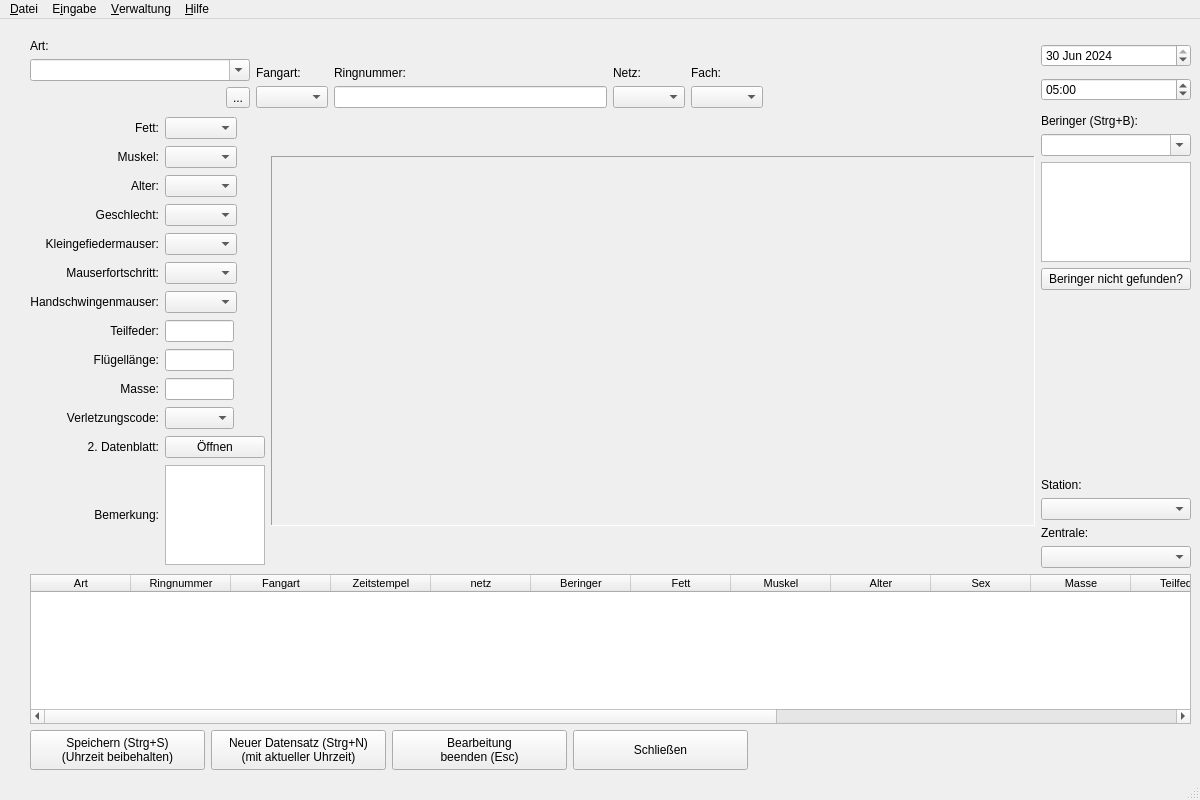
<?xml version="1.0" encoding="UTF-8"?>
<ui version="4.0">
 <class>MainWindow</class>
 <widget class="QMainWindow" name="MainWindow">
  <property name="geometry">
   <rect>
    <x>0</x>
    <y>0</y>
    <width>1200</width>
    <height>800</height>
   </rect>
  </property>
  <property name="sizePolicy">
   <sizepolicy hsizetype="Expanding" vsizetype="Expanding">
    <horstretch>0</horstretch>
    <verstretch>0</verstretch>
   </sizepolicy>
  </property>
  <property name="maximumSize">
   <size>
    <width>1200</width>
    <height>800</height>
   </size>
  </property>
  <property name="windowTitle">
   <string>MainWindow</string>
  </property>
  <widget class="QWidget" name="centralwidget">
   <property name="sizePolicy">
    <sizepolicy hsizetype="Expanding" vsizetype="Expanding">
     <horstretch>0</horstretch>
     <verstretch>0</verstretch>
    </sizepolicy>
   </property>
   <widget class="QWidget" name="widgetEingabe" native="true">
    <property name="geometry">
     <rect>
      <x>0</x>
      <y>0</y>
      <width>1191</width>
      <height>751</height>
     </rect>
    </property>
    <property name="maximumSize">
     <size>
      <width>1200</width>
      <height>16777215</height>
     </size>
    </property>
    <widget class="QWidget" name="layoutWidget">
     <property name="geometry">
      <rect>
       <x>30</x>
       <y>20</y>
       <width>1161</width>
       <height>731</height>
      </rect>
     </property>
     <layout class="QVBoxLayout" name="verticalLayout_8">
      <item>
       <layout class="QGridLayout" name="gridLayout_2">
        <item row="2" column="0">
         <layout class="QGridLayout" name="gridLayout_3">
          <property name="verticalSpacing">
           <number>4</number>
          </property>
          <item row="2" column="1">
           <widget class="QComboBox" name="CMB_alter">
            <property name="sizePolicy">
             <sizepolicy hsizetype="Maximum" vsizetype="Fixed">
              <horstretch>0</horstretch>
              <verstretch>0</verstretch>
             </sizepolicy>
            </property>
            <property name="editable">
             <bool>false</bool>
            </property>
            <property name="insertPolicy">
             <enum>QComboBox::NoInsert</enum>
            </property>
           </widget>
          </item>
          <item row="8" column="1">
           <widget class="QLineEdit" name="INP_fluegellaenge">
            <property name="sizePolicy">
             <sizepolicy hsizetype="Maximum" vsizetype="Fixed">
              <horstretch>0</horstretch>
              <verstretch>0</verstretch>
             </sizepolicy>
            </property>
            <property name="maximumSize">
             <size>
              <width>69</width>
              <height>16777215</height>
             </size>
            </property>
           </widget>
          </item>
          <item row="2" column="0">
           <widget class="QLabel" name="label_6">
            <property name="sizePolicy">
             <sizepolicy hsizetype="Minimum" vsizetype="Preferred">
              <horstretch>0</horstretch>
              <verstretch>0</verstretch>
             </sizepolicy>
            </property>
            <property name="text">
             <string>Alter:</string>
            </property>
            <property name="alignment">
             <set>Qt::AlignRight|Qt::AlignTrailing|Qt::AlignVCenter</set>
            </property>
           </widget>
          </item>
          <item row="5" column="0">
           <widget class="QLabel" name="label_9">
            <property name="sizePolicy">
             <sizepolicy hsizetype="Minimum" vsizetype="Preferred">
              <horstretch>0</horstretch>
              <verstretch>0</verstretch>
             </sizepolicy>
            </property>
            <property name="text">
             <string>Mauserfortschritt:</string>
            </property>
            <property name="alignment">
             <set>Qt::AlignRight|Qt::AlignTrailing|Qt::AlignVCenter</set>
            </property>
           </widget>
          </item>
          <item row="0" column="0">
           <widget class="QLabel" name="label_4">
            <property name="sizePolicy">
             <sizepolicy hsizetype="Minimum" vsizetype="Fixed">
              <horstretch>0</horstretch>
              <verstretch>0</verstretch>
             </sizepolicy>
            </property>
            <property name="layoutDirection">
             <enum>Qt::LeftToRight</enum>
            </property>
            <property name="text">
             <string>Fett:</string>
            </property>
            <property name="scaledContents">
             <bool>false</bool>
            </property>
            <property name="alignment">
             <set>Qt::AlignRight|Qt::AlignTrailing|Qt::AlignVCenter</set>
            </property>
            <property name="openExternalLinks">
             <bool>false</bool>
            </property>
           </widget>
          </item>
          <item row="7" column="1">
           <widget class="QLineEdit" name="INP_teilfeder">
            <property name="sizePolicy">
             <sizepolicy hsizetype="Maximum" vsizetype="Fixed">
              <horstretch>0</horstretch>
              <verstretch>0</verstretch>
             </sizepolicy>
            </property>
            <property name="maximumSize">
             <size>
              <width>69</width>
              <height>16777215</height>
             </size>
            </property>
           </widget>
          </item>
          <item row="3" column="1">
           <widget class="QComboBox" name="CMB_sex">
            <property name="sizePolicy">
             <sizepolicy hsizetype="Maximum" vsizetype="Fixed">
              <horstretch>0</horstretch>
              <verstretch>0</verstretch>
             </sizepolicy>
            </property>
            <property name="contextMenuPolicy">
             <enum>Qt::NoContextMenu</enum>
            </property>
            <property name="editable">
             <bool>false</bool>
            </property>
            <property name="insertPolicy">
             <enum>QComboBox::NoInsert</enum>
            </property>
           </widget>
          </item>
          <item row="4" column="1">
           <widget class="QComboBox" name="CMB_mauser1">
            <property name="sizePolicy">
             <sizepolicy hsizetype="Maximum" vsizetype="Fixed">
              <horstretch>0</horstretch>
              <verstretch>0</verstretch>
             </sizepolicy>
            </property>
            <property name="editable">
             <bool>false</bool>
            </property>
            <property name="insertPolicy">
             <enum>QComboBox::NoInsert</enum>
            </property>
           </widget>
          </item>
          <item row="10" column="0">
           <widget class="QLabel" name="label_20">
            <property name="sizePolicy">
             <sizepolicy hsizetype="Minimum" vsizetype="Preferred">
              <horstretch>0</horstretch>
              <verstretch>0</verstretch>
             </sizepolicy>
            </property>
            <property name="text">
             <string>Verletzungscode:</string>
            </property>
            <property name="alignment">
             <set>Qt::AlignRight|Qt::AlignTrailing|Qt::AlignVCenter</set>
            </property>
           </widget>
          </item>
          <item row="1" column="1">
           <widget class="QComboBox" name="CMB_muskel">
            <property name="sizePolicy">
             <sizepolicy hsizetype="Maximum" vsizetype="Fixed">
              <horstretch>0</horstretch>
              <verstretch>0</verstretch>
             </sizepolicy>
            </property>
            <property name="editable">
             <bool>false</bool>
            </property>
            <property name="insertPolicy">
             <enum>QComboBox::NoInsert</enum>
            </property>
           </widget>
          </item>
          <item row="6" column="0">
           <widget class="QLabel" name="label_10">
            <property name="sizePolicy">
             <sizepolicy hsizetype="Minimum" vsizetype="Preferred">
              <horstretch>0</horstretch>
              <verstretch>0</verstretch>
             </sizepolicy>
            </property>
            <property name="text">
             <string>Handschwingenmauser:</string>
            </property>
            <property name="alignment">
             <set>Qt::AlignRight|Qt::AlignTrailing|Qt::AlignVCenter</set>
            </property>
           </widget>
          </item>
          <item row="0" column="1">
           <widget class="QComboBox" name="CMB_fett">
            <property name="sizePolicy">
             <sizepolicy hsizetype="Maximum" vsizetype="Fixed">
              <horstretch>0</horstretch>
              <verstretch>0</verstretch>
             </sizepolicy>
            </property>
            <property name="editable">
             <bool>false</bool>
            </property>
            <property name="insertPolicy">
             <enum>QComboBox::NoInsert</enum>
            </property>
           </widget>
          </item>
          <item row="5" column="1">
           <widget class="QComboBox" name="CMB_mauser2">
            <property name="sizePolicy">
             <sizepolicy hsizetype="Maximum" vsizetype="Fixed">
              <horstretch>0</horstretch>
              <verstretch>0</verstretch>
             </sizepolicy>
            </property>
            <property name="editable">
             <bool>false</bool>
            </property>
            <property name="insertPolicy">
             <enum>QComboBox::NoInsert</enum>
            </property>
           </widget>
          </item>
          <item row="9" column="1">
           <widget class="QLineEdit" name="INP_masse">
            <property name="sizePolicy">
             <sizepolicy hsizetype="Maximum" vsizetype="Fixed">
              <horstretch>0</horstretch>
              <verstretch>0</verstretch>
             </sizepolicy>
            </property>
            <property name="maximumSize">
             <size>
              <width>69</width>
              <height>16777215</height>
             </size>
            </property>
           </widget>
          </item>
          <item row="10" column="1">
           <widget class="QComboBox" name="CMB_verletzungscode">
            <property name="maximumSize">
             <size>
              <width>69</width>
              <height>16777215</height>
             </size>
            </property>
           </widget>
          </item>
          <item row="7" column="0">
           <widget class="QLabel" name="label_13">
            <property name="sizePolicy">
             <sizepolicy hsizetype="Minimum" vsizetype="Preferred">
              <horstretch>0</horstretch>
              <verstretch>0</verstretch>
             </sizepolicy>
            </property>
            <property name="text">
             <string>Teilfeder:</string>
            </property>
            <property name="alignment">
             <set>Qt::AlignRight|Qt::AlignTrailing|Qt::AlignVCenter</set>
            </property>
           </widget>
          </item>
          <item row="3" column="0">
           <widget class="QLabel" name="label_7">
            <property name="sizePolicy">
             <sizepolicy hsizetype="Minimum" vsizetype="Preferred">
              <horstretch>0</horstretch>
              <verstretch>0</verstretch>
             </sizepolicy>
            </property>
            <property name="contextMenuPolicy">
             <enum>Qt::ActionsContextMenu</enum>
            </property>
            <property name="toolTip">
             <string notr="true"/>
            </property>
            <property name="text">
             <string>Geschlecht:</string>
            </property>
            <property name="alignment">
             <set>Qt::AlignRight|Qt::AlignTrailing|Qt::AlignVCenter</set>
            </property>
           </widget>
          </item>
          <item row="4" column="0">
           <widget class="QLabel" name="label_8">
            <property name="sizePolicy">
             <sizepolicy hsizetype="Minimum" vsizetype="Preferred">
              <horstretch>0</horstretch>
              <verstretch>0</verstretch>
             </sizepolicy>
            </property>
            <property name="text">
             <string>Kleingefiedermauser:</string>
            </property>
            <property name="alignment">
             <set>Qt::AlignRight|Qt::AlignTrailing|Qt::AlignVCenter</set>
            </property>
           </widget>
          </item>
          <item row="12" column="1">
           <widget class="QPlainTextEdit" name="PTE_bemerkung">
            <property name="sizePolicy">
             <sizepolicy hsizetype="Maximum" vsizetype="Expanding">
              <horstretch>0</horstretch>
              <verstretch>0</verstretch>
             </sizepolicy>
            </property>
            <property name="maximumSize">
             <size>
              <width>100</width>
              <height>100</height>
             </size>
            </property>
            <property name="tabChangesFocus">
             <bool>true</bool>
            </property>
            <property name="plainText">
             <string notr="true"/>
            </property>
           </widget>
          </item>
          <item row="8" column="0">
           <widget class="QLabel" name="label_14">
            <property name="sizePolicy">
             <sizepolicy hsizetype="Minimum" vsizetype="Preferred">
              <horstretch>0</horstretch>
              <verstretch>0</verstretch>
             </sizepolicy>
            </property>
            <property name="text">
             <string>Flügellänge:</string>
            </property>
            <property name="alignment">
             <set>Qt::AlignRight|Qt::AlignTrailing|Qt::AlignVCenter</set>
            </property>
           </widget>
          </item>
          <item row="1" column="0">
           <widget class="QLabel" name="label_5">
            <property name="sizePolicy">
             <sizepolicy hsizetype="Minimum" vsizetype="Preferred">
              <horstretch>0</horstretch>
              <verstretch>0</verstretch>
             </sizepolicy>
            </property>
            <property name="text">
             <string>Muskel:</string>
            </property>
            <property name="alignment">
             <set>Qt::AlignRight|Qt::AlignTrailing|Qt::AlignVCenter</set>
            </property>
           </widget>
          </item>
          <item row="12" column="0">
           <widget class="QLabel" name="label_16">
            <property name="sizePolicy">
             <sizepolicy hsizetype="Minimum" vsizetype="Preferred">
              <horstretch>0</horstretch>
              <verstretch>0</verstretch>
             </sizepolicy>
            </property>
            <property name="text">
             <string>Bemerkung:</string>
            </property>
            <property name="alignment">
             <set>Qt::AlignRight|Qt::AlignTrailing|Qt::AlignVCenter</set>
            </property>
           </widget>
          </item>
          <item row="6" column="1">
           <widget class="QComboBox" name="CMB_mauser3">
            <property name="sizePolicy">
             <sizepolicy hsizetype="Maximum" vsizetype="Fixed">
              <horstretch>0</horstretch>
              <verstretch>0</verstretch>
             </sizepolicy>
            </property>
            <property name="editable">
             <bool>false</bool>
            </property>
            <property name="insertPolicy">
             <enum>QComboBox::NoInsert</enum>
            </property>
           </widget>
          </item>
          <item row="9" column="0">
           <widget class="QLabel" name="label_15">
            <property name="sizePolicy">
             <sizepolicy hsizetype="Minimum" vsizetype="Preferred">
              <horstretch>0</horstretch>
              <verstretch>0</verstretch>
             </sizepolicy>
            </property>
            <property name="text">
             <string>Masse:</string>
            </property>
            <property name="alignment">
             <set>Qt::AlignRight|Qt::AlignTrailing|Qt::AlignVCenter</set>
            </property>
           </widget>
          </item>
          <item row="11" column="1">
           <widget class="QPushButton" name="BTN_datenblatt_zwei">
            <property name="text">
             <string>Öffnen</string>
            </property>
           </widget>
          </item>
          <item row="11" column="0">
           <widget class="QLabel" name="label_21">
            <property name="text">
             <string>2. Datenblatt:</string>
            </property>
            <property name="alignment">
             <set>Qt::AlignRight|Qt::AlignTrailing|Qt::AlignVCenter</set>
            </property>
           </widget>
          </item>
         </layout>
        </item>
        <item row="2" column="2">
         <layout class="QVBoxLayout" name="verticalLayout_6">
          <item>
           <widget class="QLabel" name="label_17">
            <property name="sizePolicy">
             <sizepolicy hsizetype="Maximum" vsizetype="Preferred">
              <horstretch>0</horstretch>
              <verstretch>0</verstretch>
             </sizepolicy>
            </property>
            <property name="maximumSize">
             <size>
              <width>150</width>
              <height>16777215</height>
             </size>
            </property>
            <property name="text">
             <string>Beringer (Strg+B):</string>
            </property>
           </widget>
          </item>
          <item>
           <widget class="QComboBox" name="CMB_beringer">
            <property name="sizePolicy">
             <sizepolicy hsizetype="Maximum" vsizetype="Fixed">
              <horstretch>0</horstretch>
              <verstretch>0</verstretch>
             </sizepolicy>
            </property>
            <property name="maximumSize">
             <size>
              <width>150</width>
              <height>16777215</height>
             </size>
            </property>
            <property name="focusPolicy">
             <enum>Qt::ClickFocus</enum>
            </property>
            <property name="editable">
             <bool>true</bool>
            </property>
            <property name="insertPolicy">
             <enum>QComboBox::NoInsert</enum>
            </property>
           </widget>
          </item>
          <item>
           <widget class="QListWidget" name="LST_letzte_beringer">
            <property name="sizePolicy">
             <sizepolicy hsizetype="Maximum" vsizetype="Expanding">
              <horstretch>0</horstretch>
              <verstretch>0</verstretch>
             </sizepolicy>
            </property>
            <property name="minimumSize">
             <size>
              <width>0</width>
              <height>100</height>
             </size>
            </property>
            <property name="maximumSize">
             <size>
              <width>150</width>
              <height>150</height>
             </size>
            </property>
           </widget>
          </item>
          <item>
           <widget class="QPushButton" name="BTN_ringer_nicht_gefunden">
            <property name="sizePolicy">
             <sizepolicy hsizetype="Maximum" vsizetype="Fixed">
              <horstretch>0</horstretch>
              <verstretch>0</verstretch>
             </sizepolicy>
            </property>
            <property name="maximumSize">
             <size>
              <width>150</width>
              <height>16777215</height>
             </size>
            </property>
            <property name="text">
             <string>Beringer nicht gefunden?</string>
            </property>
           </widget>
          </item>
          <item>
           <spacer name="verticalSpacer_2">
            <property name="sizePolicy">
             <sizepolicy hsizetype="Maximum" vsizetype="Expanding">
              <horstretch>0</horstretch>
              <verstretch>0</verstretch>
             </sizepolicy>
            </property>
            <property name="maximumSize">
             <size>
              <width>150</width>
              <height>16777215</height>
             </size>
            </property>
            <property name="orientation">
             <enum>Qt::Vertical</enum>
            </property>
            <property name="sizeHint" stdset="0">
             <size>
              <width>20</width>
              <height>40</height>
             </size>
            </property>
           </spacer>
          </item>
          <item>
           <widget class="QLabel" name="label_18">
            <property name="sizePolicy">
             <sizepolicy hsizetype="Maximum" vsizetype="Preferred">
              <horstretch>0</horstretch>
              <verstretch>0</verstretch>
             </sizepolicy>
            </property>
            <property name="maximumSize">
             <size>
              <width>150</width>
              <height>16777215</height>
             </size>
            </property>
            <property name="text">
             <string>Station:</string>
            </property>
           </widget>
          </item>
          <item>
           <widget class="QComboBox" name="CMB_station">
            <property name="sizePolicy">
             <sizepolicy hsizetype="Maximum" vsizetype="Fixed">
              <horstretch>0</horstretch>
              <verstretch>0</verstretch>
             </sizepolicy>
            </property>
            <property name="maximumSize">
             <size>
              <width>150</width>
              <height>16777215</height>
             </size>
            </property>
            <property name="editable">
             <bool>false</bool>
            </property>
           </widget>
          </item>
          <item>
           <widget class="QLabel" name="label_19">
            <property name="sizePolicy">
             <sizepolicy hsizetype="Maximum" vsizetype="Preferred">
              <horstretch>0</horstretch>
              <verstretch>0</verstretch>
             </sizepolicy>
            </property>
            <property name="maximumSize">
             <size>
              <width>150</width>
              <height>16777215</height>
             </size>
            </property>
            <property name="text">
             <string>Zentrale:</string>
            </property>
           </widget>
          </item>
          <item>
           <widget class="QComboBox" name="CMB_zentrale">
            <property name="sizePolicy">
             <sizepolicy hsizetype="Maximum" vsizetype="Fixed">
              <horstretch>0</horstretch>
              <verstretch>0</verstretch>
             </sizepolicy>
            </property>
            <property name="maximumSize">
             <size>
              <width>150</width>
              <height>16777215</height>
             </size>
            </property>
            <property name="editable">
             <bool>false</bool>
            </property>
           </widget>
          </item>
         </layout>
        </item>
        <item row="2" column="1">
         <widget class="QLabel" name="LBL_bild">
          <property name="sizePolicy">
           <sizepolicy hsizetype="Expanding" vsizetype="Preferred">
            <horstretch>0</horstretch>
            <verstretch>0</verstretch>
           </sizepolicy>
          </property>
          <property name="minimumSize">
           <size>
            <width>500</width>
            <height>370</height>
           </size>
          </property>
          <property name="maximumSize">
           <size>
            <width>800</width>
            <height>370</height>
           </size>
          </property>
          <property name="frameShape">
           <enum>QFrame::Panel</enum>
          </property>
          <property name="frameShadow">
           <enum>QFrame::Sunken</enum>
          </property>
          <property name="text">
           <string/>
          </property>
         </widget>
        </item>
        <item row="0" column="0" colspan="2">
         <layout class="QGridLayout" name="gridLayout">
          <item row="0" column="0">
           <layout class="QVBoxLayout" name="verticalLayout">
            <item>
             <widget class="QLabel" name="label">
              <property name="text">
               <string>Art:</string>
              </property>
             </widget>
            </item>
            <item>
             <widget class="QComboBox" name="CMB_art">
              <property name="minimumSize">
               <size>
                <width>220</width>
                <height>0</height>
               </size>
              </property>
              <property name="toolTip">
               <string>Dies ist ein Tooltip!</string>
              </property>
              <property name="editable">
               <bool>true</bool>
              </property>
              <property name="insertPolicy">
               <enum>QComboBox::NoInsert</enum>
              </property>
              <property name="frame">
               <bool>true</bool>
              </property>
             </widget>
            </item>
            <item>
             <layout class="QHBoxLayout" name="horizontalLayout_4">
              <item>
               <widget class="QLabel" name="LBL_vogelnamen">
                <property name="font">
                 <font>
                  <italic>true</italic>
                 </font>
                </property>
                <property name="text">
                 <string/>
                </property>
               </widget>
              </item>
              <item>
               <widget class="QToolButton" name="BTN_pic">
                <property name="text">
                 <string>...</string>
                </property>
               </widget>
              </item>
             </layout>
            </item>
           </layout>
          </item>
          <item row="0" column="3">
           <layout class="QHBoxLayout" name="horizontalLayout">
            <item>
             <layout class="QVBoxLayout" name="verticalLayout_4">
              <item>
               <spacer name="verticalSpacer_4">
                <property name="orientation">
                 <enum>Qt::Vertical</enum>
                </property>
                <property name="sizeHint" stdset="0">
                 <size>
                  <width>20</width>
                  <height>40</height>
                 </size>
                </property>
               </spacer>
              </item>
              <item>
               <widget class="QLabel" name="label_11">
                <property name="text">
                 <string>Netz:</string>
                </property>
               </widget>
              </item>
              <item>
               <widget class="QComboBox" name="CMB_netz">
                <property name="minimumSize">
                 <size>
                  <width>69</width>
                  <height>22</height>
                 </size>
                </property>
                <property name="editable">
                 <bool>false</bool>
                </property>
                <property name="insertPolicy">
                 <enum>QComboBox::NoInsert</enum>
                </property>
                <property name="minimumContentsLength">
                 <number>2</number>
                </property>
               </widget>
              </item>
             </layout>
            </item>
            <item>
             <layout class="QVBoxLayout" name="verticalLayout_5">
              <item>
               <spacer name="verticalSpacer_5">
                <property name="orientation">
                 <enum>Qt::Vertical</enum>
                </property>
                <property name="sizeHint" stdset="0">
                 <size>
                  <width>20</width>
                  <height>40</height>
                 </size>
                </property>
               </spacer>
              </item>
              <item>
               <widget class="QLabel" name="label_12">
                <property name="text">
                 <string>Fach:</string>
                </property>
               </widget>
              </item>
              <item>
               <widget class="QComboBox" name="CMB_fach">
                <property name="editable">
                 <bool>false</bool>
                </property>
                <property name="insertPolicy">
                 <enum>QComboBox::NoInsert</enum>
                </property>
               </widget>
              </item>
             </layout>
            </item>
           </layout>
          </item>
          <item row="0" column="2">
           <layout class="QVBoxLayout" name="verticalLayout_3">
            <item>
             <spacer name="verticalSpacer_3">
              <property name="orientation">
               <enum>Qt::Vertical</enum>
              </property>
              <property name="sizeHint" stdset="0">
               <size>
                <width>20</width>
                <height>40</height>
               </size>
              </property>
             </spacer>
            </item>
            <item>
             <widget class="QLabel" name="label_3">
              <property name="text">
               <string>Ringnummer:</string>
              </property>
             </widget>
            </item>
            <item>
             <widget class="QLineEdit" name="INP_ringnummer"/>
            </item>
           </layout>
          </item>
          <item row="0" column="1">
           <layout class="QVBoxLayout" name="verticalLayout_2">
            <item>
             <spacer name="verticalSpacer">
              <property name="orientation">
               <enum>Qt::Vertical</enum>
              </property>
              <property name="sizeHint" stdset="0">
               <size>
                <width>20</width>
                <height>40</height>
               </size>
              </property>
             </spacer>
            </item>
            <item>
             <widget class="QLabel" name="label_2">
              <property name="text">
               <string>Fangart:</string>
              </property>
             </widget>
            </item>
            <item>
             <widget class="QComboBox" name="CMB_fangart">
              <property name="editable">
               <bool>false</bool>
              </property>
              <property name="insertPolicy">
               <enum>QComboBox::NoInsert</enum>
              </property>
             </widget>
            </item>
           </layout>
          </item>
          <item row="0" column="4">
           <spacer name="horizontalSpacer">
            <property name="orientation">
             <enum>Qt::Horizontal</enum>
            </property>
            <property name="sizeHint" stdset="0">
             <size>
              <width>40</width>
              <height>20</height>
             </size>
            </property>
           </spacer>
          </item>
         </layout>
        </item>
        <item row="0" column="2">
         <layout class="QVBoxLayout" name="verticalLayout_7">
          <item>
           <widget class="QDateEdit" name="dateEdit">
            <property name="sizePolicy">
             <sizepolicy hsizetype="Maximum" vsizetype="Fixed">
              <horstretch>0</horstretch>
              <verstretch>0</verstretch>
             </sizepolicy>
            </property>
            <property name="maximumSize">
             <size>
              <width>150</width>
              <height>16777215</height>
             </size>
            </property>
            <property name="date">
             <date>
              <year>2024</year>
              <month>6</month>
              <day>30</day>
             </date>
            </property>
           </widget>
          </item>
          <item>
           <widget class="QTimeEdit" name="timeEdit">
            <property name="sizePolicy">
             <sizepolicy hsizetype="Maximum" vsizetype="Fixed">
              <horstretch>0</horstretch>
              <verstretch>0</verstretch>
             </sizepolicy>
            </property>
            <property name="maximumSize">
             <size>
              <width>150</width>
              <height>16777215</height>
             </size>
            </property>
            <property name="displayFormat">
             <string notr="true">HH:00</string>
            </property>
            <property name="currentSectionIndex">
             <number>0</number>
            </property>
            <property name="time">
             <time>
              <hour>5</hour>
              <minute>0</minute>
              <second>0</second>
             </time>
            </property>
           </widget>
          </item>
         </layout>
        </item>
       </layout>
      </item>
      <item>
       <widget class="QTableWidget" name="TBL_wiederfaenge">
        <property name="minimumSize">
         <size>
          <width>0</width>
          <height>150</height>
         </size>
        </property>
        <column>
         <property name="text">
          <string>Art</string>
         </property>
         <property name="font">
          <font>
           <pointsize>8</pointsize>
          </font>
         </property>
        </column>
        <column>
         <property name="text">
          <string>Ringnummer</string>
         </property>
         <property name="font">
          <font>
           <pointsize>8</pointsize>
          </font>
         </property>
        </column>
        <column>
         <property name="text">
          <string>Fangart</string>
         </property>
         <property name="font">
          <font>
           <pointsize>8</pointsize>
          </font>
         </property>
        </column>
        <column>
         <property name="text">
          <string>Zeitstempel</string>
         </property>
         <property name="font">
          <font>
           <pointsize>8</pointsize>
          </font>
         </property>
        </column>
        <column>
         <property name="text">
          <string>netz</string>
         </property>
         <property name="font">
          <font>
           <pointsize>8</pointsize>
          </font>
         </property>
        </column>
        <column>
         <property name="text">
          <string>Beringer</string>
         </property>
         <property name="font">
          <font>
           <pointsize>8</pointsize>
          </font>
         </property>
         <property name="background">
          <color>
           <red>255</red>
           <green>255</green>
           <blue>255</blue>
          </color>
         </property>
        </column>
        <column>
         <property name="text">
          <string>Fett</string>
         </property>
         <property name="font">
          <font>
           <pointsize>8</pointsize>
          </font>
         </property>
        </column>
        <column>
         <property name="text">
          <string>Muskel</string>
         </property>
         <property name="font">
          <font>
           <pointsize>8</pointsize>
          </font>
         </property>
        </column>
        <column>
         <property name="text">
          <string>Alter</string>
         </property>
         <property name="font">
          <font>
           <pointsize>8</pointsize>
          </font>
         </property>
        </column>
        <column>
         <property name="text">
          <string>Sex</string>
         </property>
         <property name="font">
          <font>
           <pointsize>8</pointsize>
          </font>
         </property>
        </column>
        <column>
         <property name="text">
          <string>Masse</string>
         </property>
         <property name="font">
          <font>
           <pointsize>8</pointsize>
          </font>
         </property>
        </column>
        <column>
         <property name="text">
          <string>Teilfeder</string>
         </property>
         <property name="font">
          <font>
           <pointsize>8</pointsize>
          </font>
         </property>
        </column>
        <column>
         <property name="text">
          <string>Flügellänge</string>
         </property>
         <property name="font">
          <font>
           <pointsize>8</pointsize>
          </font>
         </property>
        </column>
        <column>
         <property name="text">
          <string>M1</string>
         </property>
         <property name="font">
          <font>
           <pointsize>8</pointsize>
          </font>
         </property>
        </column>
        <column>
         <property name="text">
          <string>M2</string>
         </property>
         <property name="font">
          <font>
           <pointsize>8</pointsize>
          </font>
         </property>
        </column>
        <column>
         <property name="text">
          <string>M3</string>
         </property>
         <property name="font">
          <font>
           <pointsize>8</pointsize>
          </font>
         </property>
        </column>
        <column>
         <property name="text">
          <string>Bemerkung</string>
         </property>
         <property name="font">
          <font>
           <pointsize>8</pointsize>
          </font>
         </property>
        </column>
       </widget>
      </item>
      <item>
       <layout class="QHBoxLayout" name="horizontalLayout_3">
        <item>
         <layout class="QHBoxLayout" name="horizontalLayout_2">
          <item>
           <widget class="QPushButton" name="BTN_speichern_zeitgleich">
            <property name="minimumSize">
             <size>
              <width>175</width>
              <height>40</height>
             </size>
            </property>
            <property name="text">
             <string>Speichern (Strg+S)
(Uhrzeit beibehalten)</string>
            </property>
           </widget>
          </item>
          <item>
           <widget class="QPushButton" name="BTN_neuer_datensatz">
            <property name="minimumSize">
             <size>
              <width>175</width>
              <height>40</height>
             </size>
            </property>
            <property name="maximumSize">
             <size>
              <width>16777215</width>
              <height>16777215</height>
             </size>
            </property>
            <property name="text">
             <string>Neuer Datensatz (Strg+N)
(mit aktueller Uhrzeit)</string>
            </property>
           </widget>
          </item>
          <item>
           <widget class="QPushButton" name="BTN_bearb_beenden">
            <property name="minimumSize">
             <size>
              <width>175</width>
              <height>40</height>
             </size>
            </property>
            <property name="text">
             <string>Bearbeitung
beenden (Esc)</string>
            </property>
           </widget>
          </item>
          <item>
           <widget class="QPushButton" name="BTN_schliessen">
            <property name="minimumSize">
             <size>
              <width>175</width>
              <height>40</height>
             </size>
            </property>
            <property name="text">
             <string>Schließen</string>
            </property>
           </widget>
          </item>
          <item>
           <spacer name="horizontalSpacer_2">
            <property name="orientation">
             <enum>Qt::Horizontal</enum>
            </property>
            <property name="sizeType">
             <enum>QSizePolicy::MinimumExpanding</enum>
            </property>
            <property name="sizeHint" stdset="0">
             <size>
              <width>20</width>
              <height>20</height>
             </size>
            </property>
           </spacer>
          </item>
         </layout>
        </item>
       </layout>
      </item>
     </layout>
    </widget>
   </widget>
  </widget>
  <widget class="QMenuBar" name="menubar">
   <property name="geometry">
    <rect>
     <x>0</x>
     <y>0</y>
     <width>1200</width>
     <height>22</height>
    </rect>
   </property>
   <widget class="QMenu" name="menuDatei">
    <property name="title">
     <string>&amp;Datei</string>
    </property>
    <addaction name="actionEinstellungen"/>
    <addaction name="actionAbmelden"/>
    <addaction name="separator"/>
    <addaction name="actionBeenden"/>
   </widget>
   <widget class="QMenu" name="menuEingabe">
    <property name="title">
     <string>E&amp;ingabe</string>
    </property>
    <addaction name="actionHinzufuegen"/>
    <addaction name="actionSuchen"/>
   </widget>
   <widget class="QMenu" name="menuVerwaltung">
    <property name="title">
     <string>&amp;Verwaltung</string>
    </property>
    <widget class="QMenu" name="menuBenutzer">
     <property name="title">
      <string>Benutzer</string>
     </property>
     <addaction name="actionNeuen_Benutzer_anlegen"/>
    </widget>
    <addaction name="actionArten"/>
    <addaction name="menuBenutzer"/>
    <addaction name="actionBeringer"/>
    <addaction name="actionRingserien"/>
   </widget>
   <widget class="QMenu" name="menuHilfe">
    <property name="title">
     <string>&amp;Hilfe</string>
    </property>
    <addaction name="action_ber_BMI"/>
    <addaction name="actionWalinder"/>
    <addaction name="actionTeich_Sumpf"/>
   </widget>
   <addaction name="menuDatei"/>
   <addaction name="menuEingabe"/>
   <addaction name="menuVerwaltung"/>
   <addaction name="menuHilfe"/>
  </widget>
  <widget class="QStatusBar" name="statusbar"/>
  <action name="actionArten">
   <property name="text">
    <string>Arten</string>
   </property>
  </action>
  <action name="actionBeringer">
   <property name="text">
    <string>Beringer</string>
   </property>
  </action>
  <action name="actionRingserien">
   <property name="text">
    <string>Ringserien</string>
   </property>
  </action>
  <action name="actionBeenden">
   <property name="text">
    <string>Beenden</string>
   </property>
  </action>
  <action name="actionNeuen_Benutzer_anlegen">
   <property name="text">
    <string>Neuen Benutzer anlegen ...</string>
   </property>
  </action>
  <action name="actionAbmelden">
   <property name="text">
    <string>Abmelden ...</string>
   </property>
  </action>
  <action name="actionHinzufuegen">
   <property name="text">
    <string>Hinzufügen</string>
   </property>
  </action>
  <action name="actionEinstellungen">
   <property name="text">
    <string>Einstellungen ...</string>
   </property>
  </action>
  <action name="action_ber_BMI">
   <property name="text">
    <string>Über BMI ...</string>
   </property>
  </action>
  <action name="actionSuchen">
   <property name="text">
    <string>Suchen ...</string>
   </property>
  </action>
  <action name="actionWalinder">
   <property name="text">
    <string>Walinder</string>
   </property>
  </action>
  <action name="actionTeich_Sumpf">
   <property name="text">
    <string>Teich/Sumpf</string>
   </property>
  </action>
 </widget>
 <tabstops>
  <tabstop>CMB_art</tabstop>
  <tabstop>CMB_fangart</tabstop>
  <tabstop>INP_ringnummer</tabstop>
  <tabstop>CMB_netz</tabstop>
  <tabstop>CMB_fach</tabstop>
  <tabstop>CMB_fett</tabstop>
  <tabstop>CMB_muskel</tabstop>
  <tabstop>CMB_alter</tabstop>
  <tabstop>CMB_sex</tabstop>
  <tabstop>CMB_mauser1</tabstop>
  <tabstop>CMB_mauser2</tabstop>
  <tabstop>CMB_mauser3</tabstop>
  <tabstop>INP_teilfeder</tabstop>
  <tabstop>INP_fluegellaenge</tabstop>
  <tabstop>INP_masse</tabstop>
  <tabstop>PTE_bemerkung</tabstop>
  <tabstop>BTN_speichern_zeitgleich</tabstop>
  <tabstop>dateEdit</tabstop>
  <tabstop>timeEdit</tabstop>
  <tabstop>LST_letzte_beringer</tabstop>
  <tabstop>BTN_neuer_datensatz</tabstop>
  <tabstop>BTN_bearb_beenden</tabstop>
  <tabstop>BTN_schliessen</tabstop>
  <tabstop>BTN_ringer_nicht_gefunden</tabstop>
  <tabstop>CMB_station</tabstop>
  <tabstop>TBL_wiederfaenge</tabstop>
  <tabstop>CMB_zentrale</tabstop>
  <tabstop>BTN_pic</tabstop>
 </tabstops>
 <resources/>
 <connections>
  <connection>
   <sender>actionBeenden</sender>
   <signal>toggled(bool)</signal>
   <receiver>centralwidget</receiver>
   <slot>close()</slot>
   <hints>
    <hint type="sourcelabel">
     <x>-1</x>
     <y>-1</y>
    </hint>
    <hint type="destinationlabel">
     <x>599</x>
     <y>450</y>
    </hint>
   </hints>
  </connection>
 </connections>
</ui>
